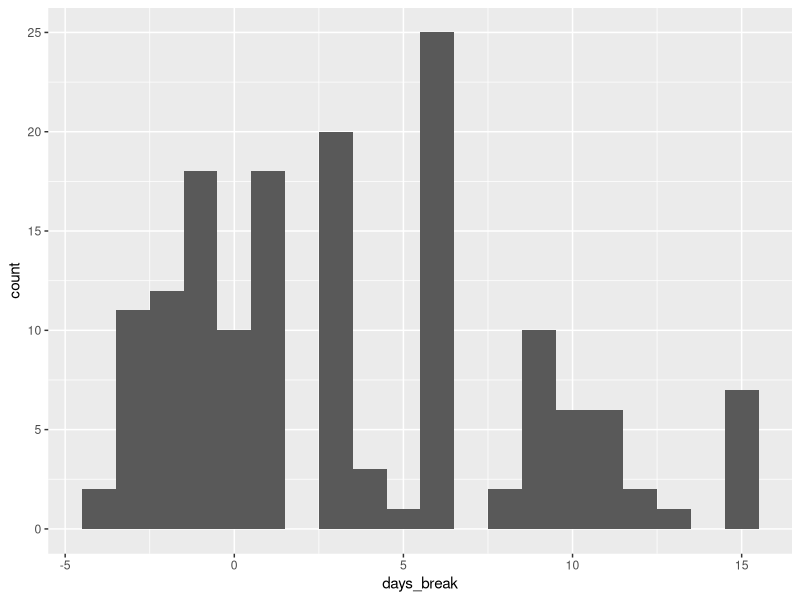
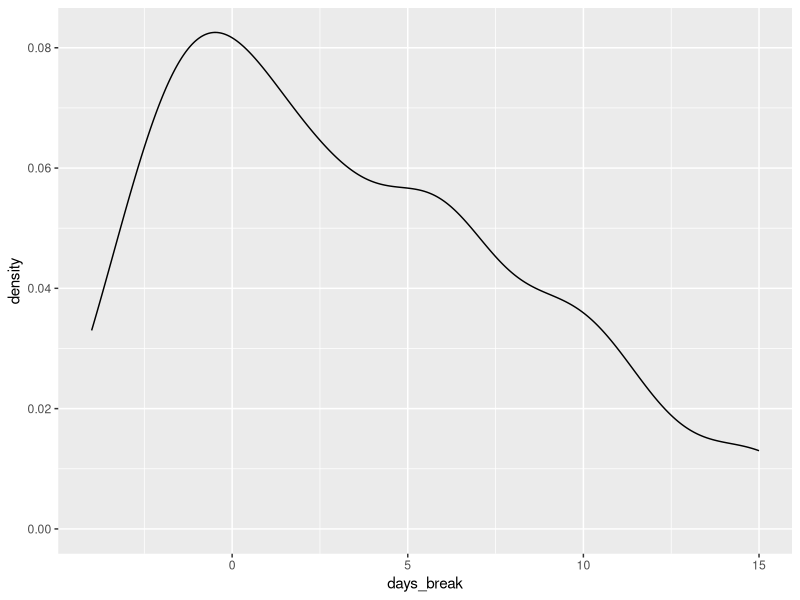
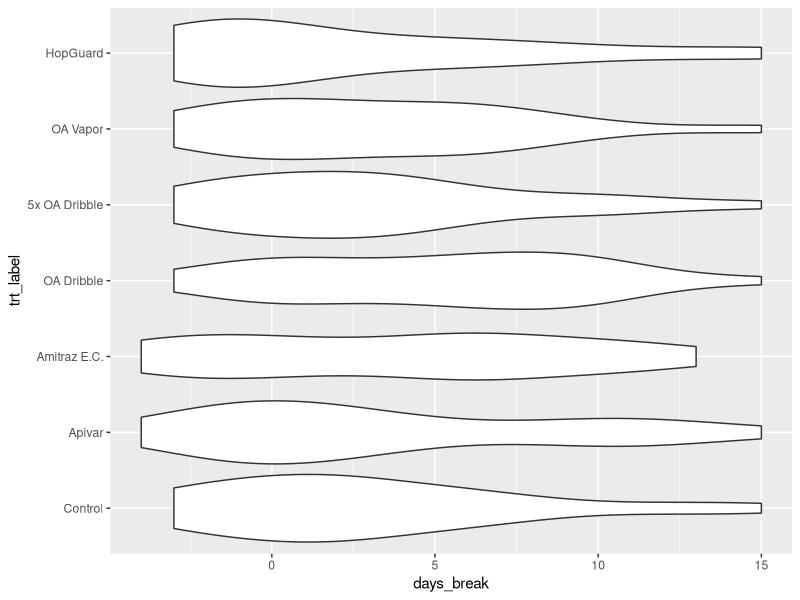
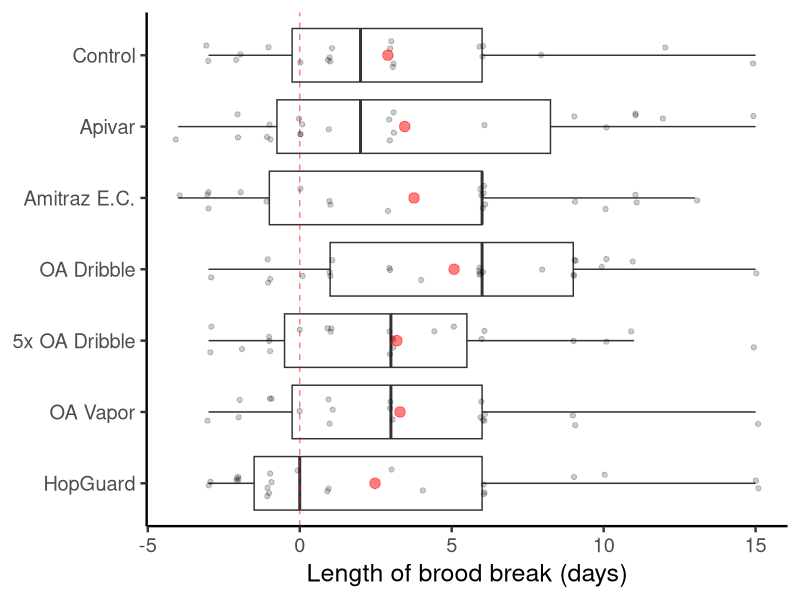
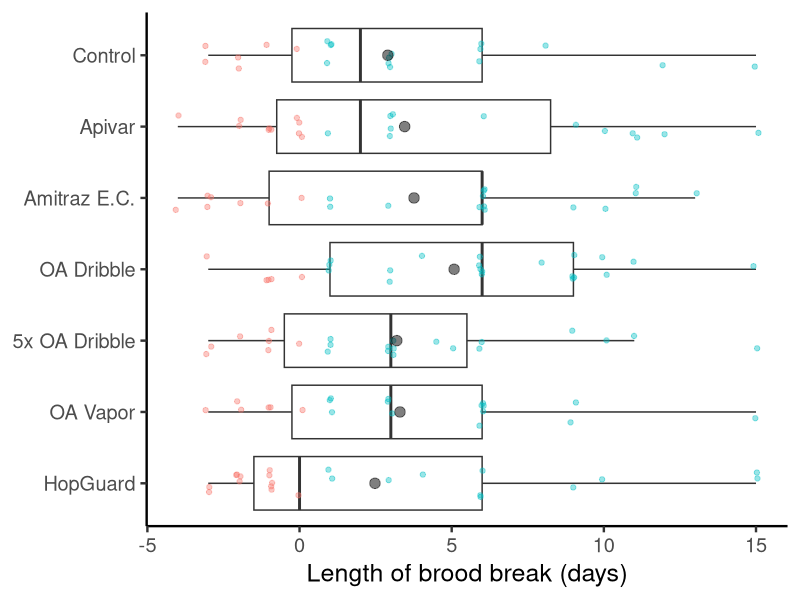

Write R code to recreate these figures, in order.
## ---- chunk 1
library(tidyverse)
library(lme4)
library(car)
## ---- chunk 2
an_dat <- read.csv("./data_prepared/an_dat.csv")

an_dat <- an_dat %>%
  mutate(trt_label = fct_relevel(trt_label, "Control", "Apivar", "Amitraz E.C.", "OA Dribble",  "5x OA Dribble","OA Vapor", "HopGuard"))

## ---- chunk 3
# Exploring how to assess 

an_dat %>% 
  filter(start_layday <= 23)
  # Of the 138 colonies that had a layday of 23 or lower, all were QR/QS on d30 and none were DL on d44

# All colonies whose queens started laying on day 23 or before, did successfully lay worker eggs


an_dat %>% 
  filter(start_layday >= 24) 
  # Of the 27 colonies that had a layday of 24 or higher...
an_dat %>% 
  filter(start_layday >= 24) %>% 
  filter(ch44_qstatus == "DL")
  # ...8 were DL on d44
## ---- chunk 4
# names(an_dat)

# Make a manageable dataset
establish_dat <- an_dat %>% 
  select(colony_num,
         new_yard,
         trt_label,
         ch18_eggs,
         ch18_qstatus,
         ch18_ageoldest,
         ch30_eggs,
         ch30_qstatus,
         ch30_ageoldest,
         ch44_eggs,
         ch44_qstatus,
         start_layday
         )

# Success column means "did they ever lay worker eggs"
establish_dat$success <- "NA"

# Nested ifelse to implement criterion
establish_dat <- establish_dat %>% 
  mutate(
    success = ifelse(ch30_qstatus %in% c("QR", "QS") & start_layday <= 23, "Y", 
                     ifelse(start_layday >= 24 & ch44_qstatus %in% c("QR", "QS"), "Y", "N"))
  )

## ---- chunk 5
# Overall
establish_dat %>% 
  group_by(success) %>% 
  summarise(n = n()) %>% 
  spread(success, n)
# Overall, 23 failed and 154/177 successfully established

success_all_tab <- data.frame(trt_label = "All", Y = 154, N=23)


# By treatment
success_trt_tab <- establish_dat %>% 
  group_by(trt_label, success) %>% 
  summarise(n = n()) %>% 
  spread(success, n) %>% 
  ungroup()

success_trt_tab <- success_trt_tab %>% 
  mutate(N = ifelse(is.na(N), 0, N)) %>% 
  select(trt_label, Y, N)

success_tab <- rbind(success_all_tab, success_trt_tab)

# Set the order it will print in
success_tab <- success_tab %>%
  mutate(trt_label = fct_relevel(trt_label, "All", "Control", "Apivar", "Amitraz E.C.", "OA Dribble",  "5x OA Dribble","OA Vapor", "HopGuard"))

success_tab <- success_tab %>% 
  mutate(total = Y + N,
         perc = 100*Y/total
         )

success_tab %>% 
  arrange(trt_label)

## ---- chunk 6
# It's only sensible to look at the length of brood break for colonies which DID successfully establish. Thus filter to success = "Y"

# A worker brood cell becomes receptive to Varroa on day 8, and emerges on day 21

break_dat <- establish_dat %>% 
  filter(success == "Y") %>% 
  select(colony_num, trt_label, start_layday) %>% 
  mutate(age_start_lay = start_layday - 2,
          emerge_day = 21,
         receptive_day = start_layday + 8,
         days_break = receptive_day - emerge_day,
         completeYN = ifelse(days_break > 0, "Complete", "Not Complete"),
         completeYN = fct_relevel(completeYN, "Not Complete", "Complete")
         )

# Some basic plots to visualize data
break_dat %>% 
  ggplot(aes(x=days_break)) +
  geom_histogram(binwidth = 1)

break_dat %>% 
  ggplot(aes(x=days_break)) +
  geom_density()

break_dat %>%
  ggplot(aes(y=trt_label, x=days_break)) +
  geom_violin()


# Working on a final figure

## Graph option 1 - preferred
break_dat %>%
  ggplot(aes(x=trt_label, y=days_break)) + # Length of brood break
  geom_boxplot(outlier.shape = NA) +
  geom_hline(yintercept = 0, color = "red", linetype = "dashed", alpha = 0.5) +
  geom_jitter(alpha=0.2, width = 0.2, height = 0.1) +
  stat_summary(fun.y=mean, geom="point", shape=20, size=5, alpha = 0.5, color = "red") +
  scale_x_discrete(limits = rev) +
  ylab("Length of brood break (days)") +
  theme_classic(base_size = 18) +
  theme(axis.title.y=element_blank()) +
  coord_flip()
## ---- chunk 7
## Graph option 2 - not preferred
break_dat %>%
  ggplot(aes(x=trt_label, y=days_break)) + # Length of brood break
  geom_boxplot(outlier.shape = NA) +
  geom_jitter(aes(color = completeYN), alpha=0.4, width = 0.2, height = 0.1) +
  stat_summary(fun.y=mean, geom="point", shape=20, size=5, alpha = 0.5) +
  scale_x_discrete(limits = rev) +
  ylab("Length of brood break (days)") +
  theme_classic(base_size = 18) +
  theme(axis.title.y=element_blank(), legend.position = "none") +
  coord_flip()
